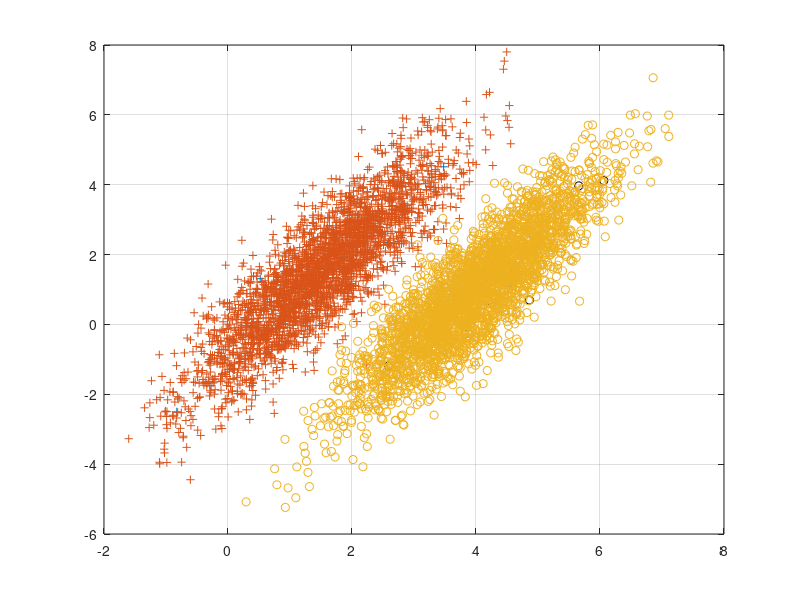

Write the MATLAB code that produced this figure. (Note: this script raises an error after producing the figure.)
%%
clear;close all; clc;
%% Forming and plotting the dataset
mu = [1.5,1.5]; sigma = [1,1.5;1.5,3];
sampleNo = 3000;
testNo = 10;
C1X = (mvnrnd(mu,sigma,sampleNo))';
mu = [4,1];sigma = [1,1.5;1.5,3];
C2X = (mvnrnd(mu,sigma,sampleNo))';
% mean computation
x = [C1X,C2X];
y1 = zeros(1,sampleNo);
y2 = ones(1,sampleNo);
y = [y1,y2];
test_x   = [C1X(:,1:testNo),C2X(:,1:testNo)];
train_x  = [C1X(:,testNo+1:sampleNo),C2X(:,testNo+1:sampleNo)];
test_y = [y1(:,1:testNo),y2(:,1:testNo)];
train_y  = [y1(:,testNo+1:sampleNo),y2(:,testNo+1:sampleNo)];

% dataset discription
% train_x: contains the train set
% test_x : contains the test set
% train_y: contains the labels of train set
% test_y : contains the labels of test set

% see the dataset 
plot(C1X(1,1:testNo),C1X(2,1:testNo),'+'); 
hold on; 
plot(C2X(1,1:testNo),C2X(2,1:testNo),'ko');
plot(C1X(1,testNo+1:sampleNo),C1X(2,testNo+1:sampleNo),'+'); 
hold on; 
grid on;  
plot(C2X(1,testNo+1:sampleNo),C2X(2,testNo+1:sampleNo),'o');



knn_loop(test_x,train_x,2);

